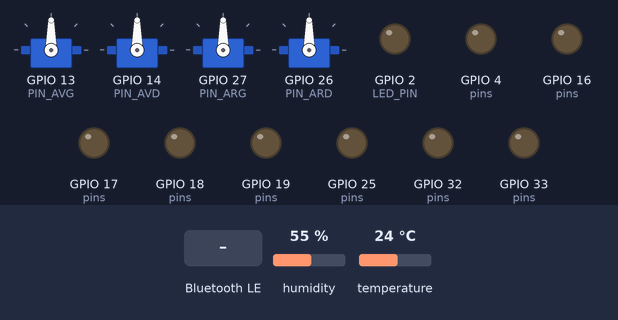
This program was run on a simulated ESP32. On the bench: 4 × servo, output pins drawn as LEDs (lit = HIGH). The inputs (shaded band) are chosen by the test bench; at power-on: humidity 55 %, temperature 24 °C. Nothing arrives over Bluetooth unless stated; a phone connects over Bluetooth LE 3 s after start; what the program prints to the serial monitor is not drawn.

Above: at 1.4 s.
1.5 s: Bluetooth LE write "," received
Timing chart, 0 to 4.5 s (numbered marks = the images above; inputs shaded):
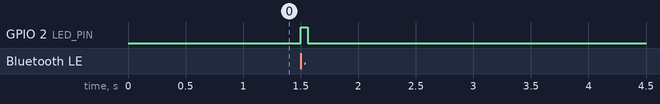

The program:

main.cpp
```cpp
#include <Arduino.h>
#include "Commands.h"
#include "MotorDrive.h"
#include "ShoulderPose.h"
#include "BleControl.h"
#include "EnvSensor.h"

static MotorDrive motors;
static ShoulderPose shoulders;
static BleControl ble;
static EnvSensor env;

static unsigned long lastDrive = 0;
static const unsigned long DRIVE_TIMEOUT_MS = 500;

// LED témoin (LED bleue intégrée du DevKit v1) : s'allume brièvement à chaque
// commande reçue par Bluetooth, pour vérifier que la liaison fonctionne.
static const int LED_PIN = 2;
static unsigned long ledOffAt = 0;

static void handleLine(const char* line) {
    // Témoin : impulsion à chaque ligne reçue, valide ou non.
    digitalWrite(LED_PIN, HIGH);
    ledOffAt = millis() + 60;

    Command c = parseCommand(line);
    switch (c.type) {
        case CmdType::Drive: {
            DriveOutput o = mixDifferential(c.x, c.y);
            motors.setLeftRight(o.left, o.right);
            lastDrive = millis();
            break;
        }
        case CmdType::Pose: {
            shoulders.goToPose(c.pose);
            char buf[8];
            snprintf(buf, sizeof(buf), "P%d", c.pose);
            ble.notifyState(buf);
            break;
        }
        case CmdType::Stop:
            motors.stop();
            break;
        case CmdType::None:
        default:
            break;
    }
}

void setup() {
    Serial.begin(115200);
    delay(200);
    Serial.println("\n[BOOT] demarrage...");
    pinMode(LED_PIN, OUTPUT);
    digitalWrite(LED_PIN, LOW);
    motors.begin();
    Serial.println("[BOOT] moteurs OK");
    shoulders.begin();
    Serial.println("[BOOT] servos OK");
    env.begin();
    Serial.println("[BOOT] DHT11 OK");
    ble.begin("ChienRobot", handleLine);
    Serial.println("[BOOT] BLE en emission sous 'ChienRobot' - PRET");
    lastDrive = millis();
}

void loop() {
    shoulders.update();
    unsigned long now = millis();

    // Éteint la LED témoin après l'impulsion.
    if (ledOffAt && now > ledOffAt) {
        digitalWrite(LED_PIN, LOW);
        ledOffAt = 0;
    }

    if (now - lastDrive > DRIVE_TIMEOUT_MS) {
        motors.stop();
        lastDrive = now; // évite un stop répété inutile
    }
    if (!ble.isConnected()) {
        motors.stop();
    }

    // Lecture capteur DHT11 et envoi vers l'app (température + humidité).
    if (env.update()) {
        char buf[24];
        snprintf(buf, sizeof(buf), "ENV,%.1f,%.0f", env.temperature(), env.humidity());
        ble.notifyState(buf);
    }

    delay(10);
}
```

BleControl.cpp
```cpp
#include "BleControl.h"
#include <BLEDevice.h>
#include <BLEServer.h>
#include <BLEUtils.h>
#include <BLE2902.h>

#define SERVICE_UUID     "0000ffe0-0000-1000-8000-00805f9b34fb"
#define CHAR_WRITE_UUID  "0000ffe1-0000-1000-8000-00805f9b34fb"
#define CHAR_NOTIFY_UUID "0000ffe2-0000-1000-8000-00805f9b34fb"

static void (*g_onLine)(const char*) = nullptr;
static volatile bool g_connected = false;
static BLECharacteristic* g_notifyChar = nullptr;

class SrvCallbacks : public BLEServerCallbacks {
    void onConnect(BLEServer*) override { g_connected = true; }
    void onDisconnect(BLEServer* s) override { g_connected = false; s->startAdvertising(); }
};

class WriteCallbacks : public BLECharacteristicCallbacks {
    void onWrite(BLECharacteristic* c) override {
        String v = c->getValue().c_str();
        int start = 0;
        for (int i = 0; i <= (int)v.length(); i++) {
            if (i == (int)v.length() || v[i] == '\n') {
                String line = v.substring(start, i);
                line.trim();
                if (line.length() && g_onLine) g_onLine(line.c_str());
                start = i + 1;
            }
        }
    }
};

void BleControl::begin(const char* name, void (*onLine)(const char*)) {
    g_onLine = onLine;
    BLEDevice::init(name);
    BLEServer* server = BLEDevice::createServer();
    server->setCallbacks(new SrvCallbacks());
    BLEService* service = server->createService(SERVICE_UUID);

    BLECharacteristic* writeChar = service->createCharacteristic(
        CHAR_WRITE_UUID,
        BLECharacteristic::PROPERTY_WRITE | BLECharacteristic::PROPERTY_WRITE_NR);
    writeChar->setCallbacks(new WriteCallbacks());

    g_notifyChar = service->createCharacteristic(
        CHAR_NOTIFY_UUID, BLECharacteristic::PROPERTY_NOTIFY);
    g_notifyChar->addDescriptor(new BLE2902());

    service->start();
    BLEAdvertising* adv = BLEDevice::getAdvertising();
    adv->addServiceUUID(SERVICE_UUID);
    adv->setScanResponse(true);
    BLEDevice::startAdvertising();
}

void BleControl::notifyState(const char* msg) {
    if (g_notifyChar && g_connected) {
        g_notifyChar->setValue((uint8_t*)msg, strlen(msg));
        g_notifyChar->notify();
    }
}

bool BleControl::isConnected() { return g_connected; }
```

BleControl.h
```cpp
#pragma once
#include <Arduino.h>

class BleControl {
public:
    void begin(const char* name, void (*onLine)(const char*));
    void notifyState(const char* msg);
    bool isConnected();
};
```

Commands.h
```cpp
#pragma once

#include <cstdlib>
#include <cstring>

// ---- Mixage différentiel ----------------------------------------------------

struct DriveOutput { int left; int right; };

inline int clampPct(int v) {
    if (v > 100) return 100;
    if (v < -100) return -100;
    return v;
}

inline DriveOutput mixDifferential(int x, int y) {
    DriveOutput o;
    o.left = clampPct(y + x);
    o.right = clampPct(y - x);
    return o;
}

// ---- Parsing des commandes BLE ----------------------------------------------

enum class CmdType { None, Drive, Pose, Stop };
struct Command { CmdType type; int x; int y; int pose; };

inline Command parseCommand(const char* line) {
    Command c{CmdType::None, 0, 0, 0};
    if (line == nullptr || line[0] == '\0') return c;
    if (line[0] == 'S') { c.type = CmdType::Stop; return c; }
    if (line[0] == 'P' && line[1] >= '1' && line[1] <= '4') {
        c.type = CmdType::Pose; c.pose = line[1] - '0'; return c;
    }
    if (line[0] == 'D' && line[1] == ',') {
        const char* p = line + 2;
        char* end = nullptr;
        long x = strtol(p, &end, 10);
        if (end == p || *end != ',') return c;
        p = end + 1;
        long y = strtol(p, &end, 10);
        if (end == p) return c;
        c.type = CmdType::Drive; c.x = (int)x; c.y = (int)y; return c;
    }
    return c;
}
```

EnvSensor.cpp
```cpp
#include "EnvSensor.h"
#include "DHTesp.h"

static DHTesp dht;

void EnvSensor::begin() {
    dht.setup(PIN_DATA, DHTesp::DHT11);
    _lastRead = millis();
}

bool EnvSensor::update() {
    unsigned long now = millis();
    if (now - _lastRead < READ_INTERVAL_MS) return false;
    _lastRead = now;

    TempAndHumidity d = dht.getTempAndHumidity();
    if (dht.getStatus() != DHTesp::ERROR_NONE) return false;
    if (isnan(d.temperature) || isnan(d.humidity)) return false;

    _temp = d.temperature;
    _hum = d.humidity;
    return true;
}
```

EnvSensor.h
```cpp
#pragma once
#include <Arduino.h>

// Capteur DHT11 (température + humidité). Lecture non-bloquante.
class EnvSensor {
public:
    void begin();
    bool update();                       // true si une nouvelle lecture valide vient d'être faite
    float temperature() { return _temp; } // °C
    float humidity() { return _hum; }     // %
private:
    static const int PIN_DATA = 23;
    static const unsigned long READ_INTERVAL_MS = 2000; // DHT11 lent
    float _temp = 0;
    float _hum = 0;
    unsigned long _lastRead = 0;
};
```

MotorDrive.cpp
```cpp
#include "MotorDrive.h"

// Canaux LEDC dédiés aux 8 entrées DRV8833 (8..15) pour éviter tout conflit
// avec ESP32Servo qui utilise les canaux/timers bas.
static const int CH_L_AIN1 = 8,  CH_L_AIN2 = 9,  CH_L_BIN1 = 10, CH_L_BIN2 = 11;
static const int CH_R_AIN1 = 12, CH_R_AIN2 = 13, CH_R_BIN1 = 14, CH_R_BIN2 = 15;
static const int PWM_FREQ = 1000, PWM_RES = 8; // 8 bits -> 0..255

void MotorDrive::begin() {
    const int pins[8] = {L_AIN1, L_AIN2, L_BIN1, L_BIN2, R_AIN1, R_AIN2, R_BIN1, R_BIN2};
    const int chans[8] = {CH_L_AIN1, CH_L_AIN2, CH_L_BIN1, CH_L_BIN2,
                          CH_R_AIN1, CH_R_AIN2, CH_R_BIN1, CH_R_BIN2};
    for (int i = 0; i < 8; i++) {
        ledcSetup(chans[i], PWM_FREQ, PWM_RES);
        ledcAttachPin(pins[i], chans[i]);
        ledcWrite(chans[i], 0);
    }
    stop();
}

void MotorDrive::driveMotor(int in1Ch, int in2Ch, int pct) {
    int duty = map(abs(pct), 0, 100, 0, 255);
    if (pct >= 0) { ledcWrite(in1Ch, duty); ledcWrite(in2Ch, 0); }
    else          { ledcWrite(in1Ch, 0);    ledcWrite(in2Ch, duty); }
}

void MotorDrive::setLeftRight(int leftPct, int rightPct) {
    driveMotor(CH_L_AIN1, CH_L_AIN2, leftPct);
    driveMotor(CH_L_BIN1, CH_L_BIN2, leftPct);
    driveMotor(CH_R_AIN1, CH_R_AIN2, rightPct);
    driveMotor(CH_R_BIN1, CH_R_BIN2, rightPct);
}

void MotorDrive::stop() {
    setLeftRight(0, 0);
}
```

MotorDrive.h
```cpp
#pragma once
#include <Arduino.h>

class MotorDrive {
public:
    void begin();
    void setLeftRight(int leftPct, int rightPct);
    void stop();
private:
    // DRV8833 #1 (gauche) : moteurs A/B ; #2 (droite) : moteurs A/B
    static const int L_AIN1 = 32, L_AIN2 = 33, L_BIN1 = 25, L_BIN2 = 4;
    static const int R_AIN1 = 16, R_AIN2 = 17, R_BIN1 = 18, R_BIN2 = 19;
    void driveMotor(int in1Ch, int in2Ch, int pct);
};
```

ShoulderPose.cpp
```cpp
#include "ShoulderPose.h"

// Poses (avG, avD, arG, arD) — à affiner selon le montage mécanique réel.
static const int POSES[4][4] = {
    {120, 60, 100, 80},  // P1 penché avant
    {150, 30, 150, 30},  // P2 grand écart
    { 90, 90,  90, 90},  // P3 équilibre
    { 90, 90,  90, 90},  // P4 position par défaut (debout simple) — à ajuster
};
static const float DEG_PER_SEC = 120.0f; // vitesse d'interpolation

void ShoulderPose::begin() {
    const int pins[4] = {PIN_AVG, PIN_AVD, PIN_ARG, PIN_ARD};
    for (int i = 0; i < 4; i++) {
        _servos[i].setPeriodHertz(50);
        _servos[i].attach(pins[i], 500, 2500);
        _current[i] = POSES[3][i];
        _target[i] = POSES[3][i];
        _servos[i].write((int)_current[i]);
    }
    _pose = 4;
    _lastUpdate = millis();
}

void ShoulderPose::goToPose(int pose) {
    if (pose < 1 || pose > 4) return;
    _pose = pose;
    for (int i = 0; i < 4; i++) _target[i] = POSES[pose - 1][i];
}

void ShoulderPose::update() {
    unsigned long now = millis();
    float dt = (now - _lastUpdate) / 1000.0f;
    _lastUpdate = now;
    float maxStep = DEG_PER_SEC * dt;
    for (int i = 0; i < 4; i++) {
        float diff = _target[i] - _current[i];
        if (fabs(diff) <= maxStep) _current[i] = _target[i];
        else _current[i] += (diff > 0 ? maxStep : -maxStep);
        _servos[i].write((int)_current[i]);
    }
}
```

ShoulderPose.h
```cpp
#pragma once
#include <Arduino.h>
#include <ESP32Servo.h>

class ShoulderPose {
public:
    void begin();
    void goToPose(int pose);
    void update();
    int currentPose() { return _pose; }
private:
    static const int PIN_AVG = 13, PIN_AVD = 14, PIN_ARG = 27, PIN_ARD = 26;
    Servo _servos[4];
    float _current[4];
    int _target[4];
    int _pose = 3;
    unsigned long _lastUpdate = 0;
};
```

Measured:
- after the input at 1.5 s, GPIO 2 (LED_PIN): LOW → HIGH at once, → LOW 0.06 s later
